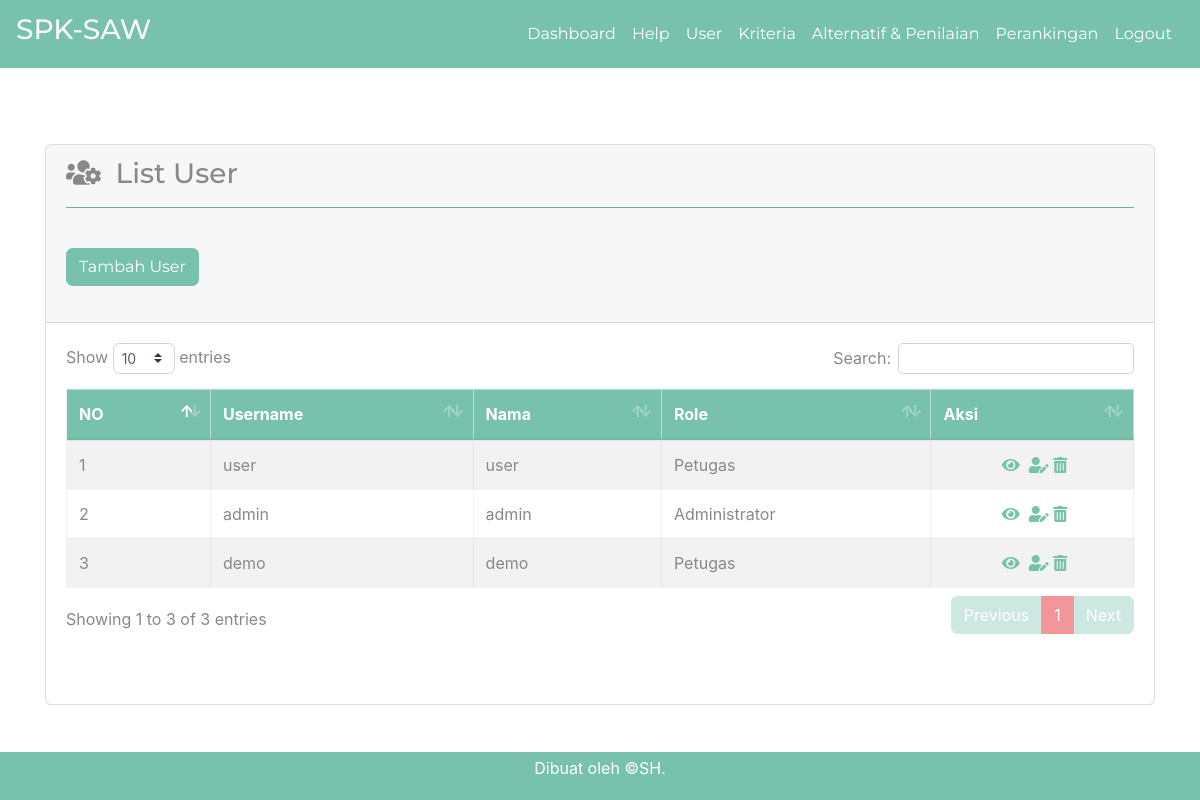
The page /list-user.php (signed in) on the database its author committed.
### tables this page shows
CREATE TABLE `user` (
  `id_user` int(5) NOT NULL,
  `username` varchar(16) NOT NULL,
  `password` varchar(50) NOT NULL,
  `nama` varchar(70) NOT NULL,
  `email` varchar(50) DEFAULT NULL,
  `alamat` varchar(100) DEFAULT NULL,
  `role` char(1) NOT NULL
);

### list-user.php (the view, shortened to what this page needs)
<?php require_once('includes/init.php'); ?>
<?php
$judul_page = 'List User';?>
<?php require_once('head.php'); ?>
<?php require_once('navbar.php'); ?>
    <div class="container pt-5 mb-5">
        <div class="row">
            <div class="col">
                <div class="card pb-5 mb-5 mt-5">
                    <div class="card-header">
                                <h3><i class="fas fa-users-cog ">&nbsp</i> <?php echo $judul_page;?></h3>
                               <hr class="bg-primary">
                               <br>
                                <a class="btn btn-primary " href="tambah-user.php" role="button">Tambah User</a><br>
                                <?php
                                    $query = $pdo->prepare('SELECT id_user, username, nama, role FROM user');
                                    $query->execute();
                                    $query->setFetchMode(PDO::FETCH_ASSOC);
                                    if($query->rowCount() > 0):
                                ?>
                                <br>
                    </div>
                    <div class="card-body">
                                <div class="table-responsive">
                                <table class="table table-striped table-hover table-bordered">
                                            <thead class="table-primary">
                                                                    <tr>
                                                                        <th scope="col">NO</th>
                                                                        <th scope="col">Username</th>
                                                                        <th scope="col">Nama</th>
                                                                        <th scope="col">Role</th>
                                                                        <th scope="col">Aksi</th>
                                                                    </tr>
                                                </thead>
                                        <tbody>
                                            <?php $no=1;?>
                                            <?php while($hasil = $query->fetch()): ?>
                                                            <tr>
                                                <td><?php echo  $no; ?></td>
                                                                <td><?php echo $hasil['username']; ?></td>
                                                                <td><?php echo $hasil['nama']; ?></td>
                                                                <td>
                                                                <?php
                                                                if($hasil['role'] == 1) {
                                                                    echo 'Administrator';
                                                                } elseif($hasil['role'] == 2) {
                                                                    echo 'Petugas';
                                                                }
                                                ?>
                                                     </td>
                                                    <td class="text-center"><a href="single-user.php?id=<?php echo $hasil['id_user']; ?>">&nbsp;<i class="fa fa-eye" data-toggle="tooltip" title="Lihat"> </i></a>
                                                    <a href="edit-user.php?id=<?php echo $hasil['id_user']; ?>">&nbsp;<i class="fa fa-user-edit" data-toggle="tooltip" title="Edit"></i> </a>
                                                    <a href="hapus-user.php?id=<?php echo $hasil['id_user']; ?>" class="yakin-hapus"><i class="fa fa-trash-alt" data-toggle="tooltip" title="Delete"> </i></a></td>
                                                </tr>
                                                <?php $no++;?>
                                            <?php endwhile; ?>
                                        </tbody>
                                </table>
                                <?php else: ?>
                                    <p>Maaf, belum ada data untuk user.</p>
                                <?php endif; ?>
                                </div>
                    </div>
                </div>
            </div>
        </div>
    </div>
<?php require_once('foot.php'); ?>

### rows shown on the page
user: username "user", nama "user", role "Petugas"
user: username "admin", nama "admin", role "Administrator"
user: username "demo", nama "demo", role "Petugas"

### other values the page prints
$judul_page "List User"
